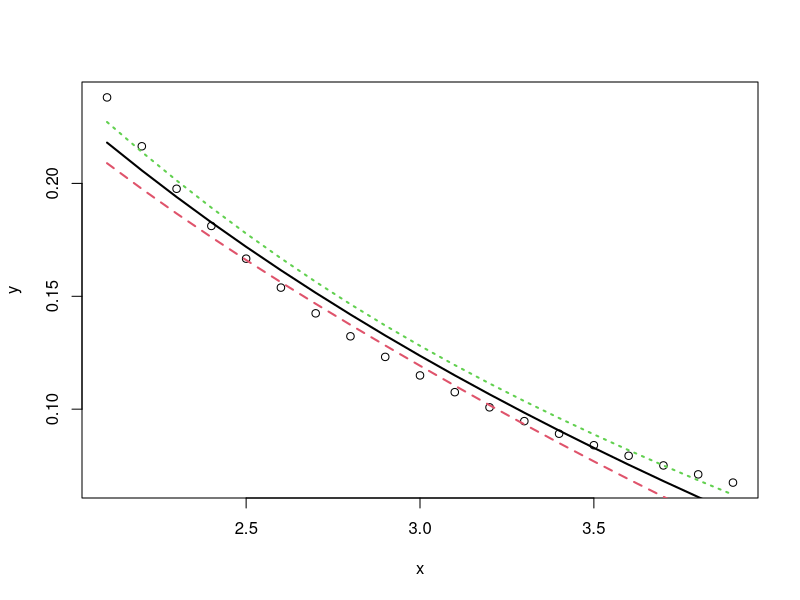

Write the R code that produced this figure.


x = c(2.1,2.2,2.3,2.4,2.5,2.6,2.7,2.8,2.9,3,3.0999999999999996,3.2,3.3,3.4000000000000004,3.5,3.6000000000000005,3.7,3.8000000000000007,3.9000000000000004)
y = c(0.23809523809523814,0.2164502164502169,0.19762845849802257,0.18115942028985543,0.16666666666666696,0.1538461538461542,0.14245014245014254,0.13227513227513166,0.12315270935960587,0.11494252873563227,0.10752688172043001,0.10080645161290436,0.09469696969696795,0.0891265597147961,0.08403361344537785,0.07936507936507953,0.07507507507507549,0.07112375533428184,0.06747638326585648)
model <- lm(y ~ log(x))
print(model)
summary(model)
plot(x,y)
#use the model to predict the y-values based on the x-values

p=predict(model,newdata=list(x=x),interval="confidence")

matlines(x,p, lwd=2)
